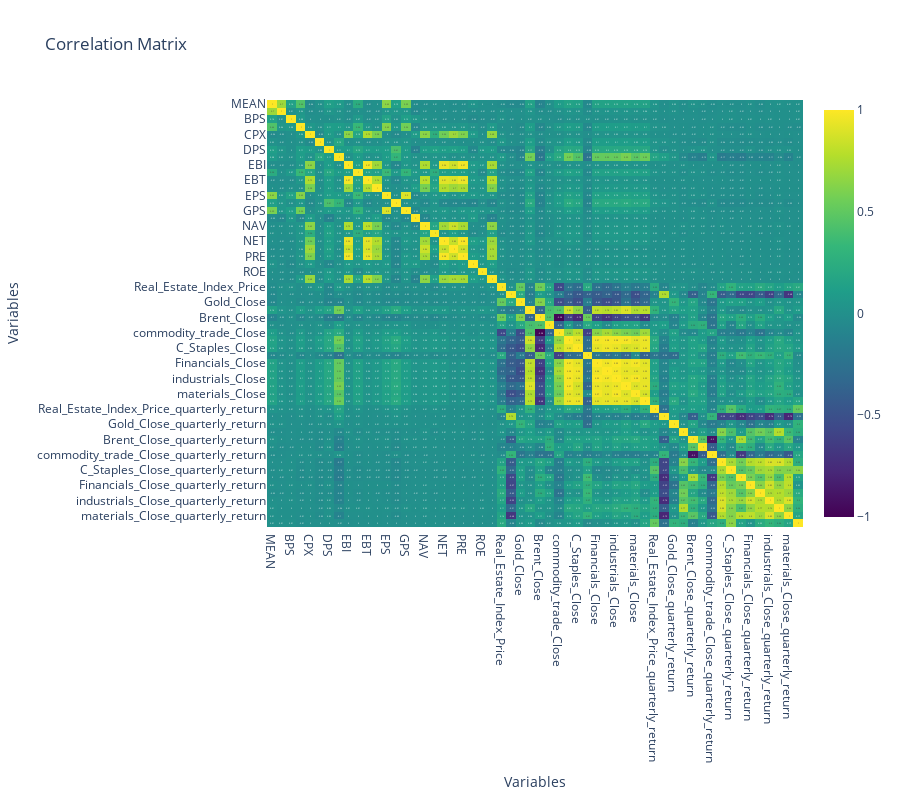

The notebook cell saved with this chart:
### Code cell
corr = x_values.corr()

fig = go.Figure(data=go.Heatmap(
                   z=corr.values,
                   x=corr.columns,
                   y=corr.columns,
                   text=corr.round(2).values,
                   texttemplate="%{text}",
                   colorscale='Viridis',
                   zmin=-1, zmax=1))

# Update the layout
fig.update_layout(
    title='Correlation Matrix',
    xaxis_title="Variables",
    yaxis_title="Variables",
    xaxis=dict(side='bottom'),
    yaxis=dict(autorange='reversed'),
    width=900,  # or any width you desire
    height=800,  # or any height you desire
)

fig.show()

### Figure 1 — Plotly figure (JSON) as saved in the notebook; plotly's stock layout.template omitted (floating-point values rounded to 4 significant figures; data arrays with more than 128 entries replaced by an {"elided": "..."} marker saying what was removed)
{"data": [{"colorscale": [[0, "#440154"], [0.1111, "#482878"], [0.2222, "#3e4989"], [0.3333, "#31688e"], [0.4444, "#26828e"], [0.5556, "#1f9e89"], [0.6667, "#35b779"], [0.7778, "#6ece58"], [0.8889, "#b5de2b"], [1, "#fde725"]], "text": {"elided": "56x56 float values"}, "texttemplate": "%{text}", "type": "heatmap", "x": ["MEAN", "STDEV", "BPS", "CPS", "CPX", "CSH", "DPS", "EBG", "EBI", "EBS", "EBT", "ENT", "EPS", "FFO", "GPS", "GRM", "NAV", "NDT", "NET", "OPR", "PRE", "ROA", "ROE", "SAL", "Real_Estate_Index_Price", "VIX_Close", "Gold_Close", "Three_Month_Yield", "Brent_Close", "Hrc_close", "commodity_trade_Close", "C_Discretionary_Close", "C_Staples_Close", "Energy_Close", "Financials_Close", "Health_care_Close", "industrials_Close", "information_Close", "materials_Close", "utilities_Close", "Real_Estate_Index_Price_quarterly_return", "VIX_Close_quarterly_return", "Gold_Close_quarterly_return", "Three_Month_Yield_quarterly_return", "Brent_Close_quarterly_return", "Hrc_close_quarterly_return", "commodity_trade_Close_quarterly_return", "C_Discretionary_Close_quarterly_return", "C_Staples_Close_quarterly_return", "Energy_Close_quarterly_return", "Financials_Close_quarterly_return", "Health_care_Close_quarterly_return", "industrials_Close_quarterly_return", "information_Close_quarterly_return", "materials_Close_quarterly_return", "utilities_Close_quarterly_return"], "y": ["MEAN", "STDEV", "BPS", "CPS", "CPX", "CSH", "DPS", "EBG", "EBI", "EBS", "EBT", "ENT", "EPS", "FFO", "GPS", "GRM", "NAV", "NDT", "NET", "OPR", "PRE", "ROA", "ROE", "SAL", "Real_Estate_Index_Price", "VIX_Close", "Gold_Close", "Three_Month_Yield", "Brent_Close", "Hrc_close", "commodity_trade_Close", "C_Discretionary_Close", "C_Staples_Close", "Energy_Close", "Financials_Close", "Health_care_Close", "industrials_Close", "information_Close", "materials_Close", "utilities_Close", "Real_Estate_Index_Price_quarterly_return", "VIX_Close_quarterly_return", "Gold_Close_quarterly_return", "Three_Month_Yield_quarterly_return", "Brent_Close_quarterly_return", "Hrc_close_quarterly_return", "commodity_trade_Close_quarterly_return", "C_Discretionary_Close_quarterly_return", "C_Staples_Close_quarterly_return", "Energy_Close_quarterly_return", "Financials_Close_quarterly_return", "Health_care_Close_quarterly_return", "industrials_Close_quarterly_return", "information_Close_quarterly_return", "materials_Close_quarterly_return", "utilities_Close_quarterly_return"], "z": {"elided": "56x56 float values"}, "zmax": 1, "zmin": -1}], "layout": {"height": 800, "title": {"text": "Correlation Matrix"}, "width": 900, "xaxis": {"side": "bottom", "title": {"text": "Variables"}}, "yaxis": {"autorange": "reversed", "title": {"text": "Variables"}}}}
